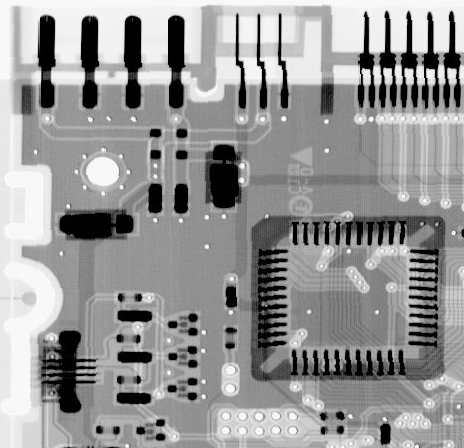
#> input picture task3/Fig01.tif, 464 x 448 px
$ python task3.py
#> lines starting #> are read from the running program, lines starting #| are printed output that depends on the picture
import cv2
import numpy as np
import matplotlib.pyplot as plt


# 反谐波均值滤波器函数
def contra_harmonic_mean_filter(image, mask_size, Q):
    # 计算需要进行填充的边界大小
    border_size = (mask_size - 1) // 2

    # 对图像进行边界填充
    padded_image = cv2.copyMakeBorder(image, border_size, border_size, border_size, border_size, cv2.BORDER_REPLICATE)

    # 创建输出图像
    filtered_image = np.zeros_like(image, dtype=np.float32)

    # 对每个像素应用滤波器
    for i in range(border_size, image.shape[0] + border_size):
        for j in range(border_size, image.shape[1] + border_size):
            # 提取滤波器窗口
            window = padded_image[i - border_size: i + border_size + 1, j - border_size: j + border_size + 1]

            # 计算反谐波均值
            numerator = np.sum(np.power(window, Q + 1))
            denominator = np.sum(np.power(window, Q))

            # 检查分母是否接近零
            if np.isclose(denominator, 0):
                filtered_image[i - border_size, j - border_size] = 0
            else:
                filtered_image[i - border_size, j - border_size] = numerator / denominator

    # 将输出图像转换为 8 位无符号整数类型
    filtered_image = cv2.convertScaleAbs(filtered_image)

    return filtered_image

# 谐波均值滤波器函数
def harmonic_mean_filter(image, mask_size):
    result_image = np.copy(image)
    pad_size = mask_size // 2

    # 循环遍历图像像素
    for i in range(pad_size, image.shape[0] - pad_size):
        for j in range(pad_size, image.shape[1] - pad_size):
            values = []

            # 创建基于掩模大小的像素窗口
            for m in range(-pad_size, pad_size + 1):
                for n in range(-pad_size, pad_size + 1):
                    values.append(1 / (image[i + m, j + n] + 1e-18))

            # 使用谐波均值滤波器公式计算结果
            result_image[i, j] = (mask_size**2) / np.sum(values)

    return result_image

# 自适应中值滤波器函数
def adaptive_median_filter(img, max_size=7):
    # 图像类型检查和转换为灰度图像
    if len(img.shape) == 3:
        gray_img = cv2.cvtColor(img, cv2.COLOR_BGR2GRAY)
    else:
        gray_img = img.copy()

    # 生成输出图像容器
    m, n = gray_img.shape
    Nmax = max_size // 2
    result_image = np.zeros_like(gray_img)

    # 循环遍历图像像素
    for i in range(Nmax, m - Nmax):
        for j in range(Nmax, n - Nmax):
            window_size = 3
            while window_size <= max_size:
                window = gray_img[i - window_size // 2:i + window_size // 2 + 1,
                                  j - window_size // 2:j + window_size // 2 + 1]

                # 使用排序数组来计算中值
                sorted_window = np.sort(window.flatten())
                median_index = len(sorted_window) // 2
                median = sorted_window[median_index]

                # 检查中值是否在窗口范围内
                if sorted_window[0] < median < sorted_window[-1]:
                    # 检查当前像素值是否为脉冲噪声
                    if sorted_window[0] < gray_img[i, j] < sorted_window[-1]:
                        result_image[i, j] = gray_img[i, j]
                    else:
                        result_image[i, j] = median
                    break
                else:
                    window_size += 2

    return result_image

# 计算 MSE 和 SNR 的函数
def calculate_metrics(original_image, processed_image):
    mse = np.mean((original_image - processed_image) ** 2)
    original_energy = np.sum(original_image ** 2)
    noise_energy = np.sum((original_image - processed_image) ** 2)
    snr = 10 * np.log10(original_energy / noise_energy)

    return mse, snr

# 读取图像
fig01 = cv2.imread('Fig01.tif', cv2.IMREAD_GRAYSCALE)
#> fig01 is the input picture: shape (448, 464); min 0, max 255, mean 150.8
fig02 = cv2.imread('Fig02.tif', cv2.IMREAD_GRAYSCALE)
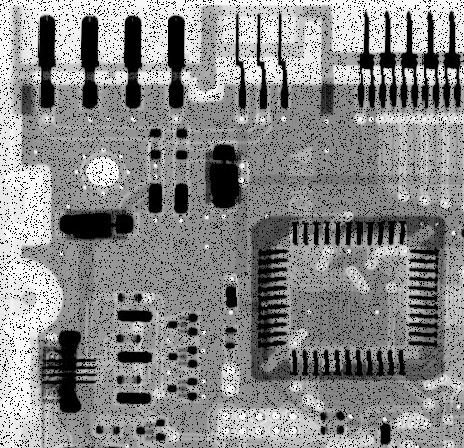
#> input picture task3/Fig02.tif, 464 x 448 px
#> fig02 is the input picture: shape (448, 464); min 0, max 255, mean 135.7
fig03 = cv2.imread('Fig03.tif', cv2.IMREAD_GRAYSCALE)
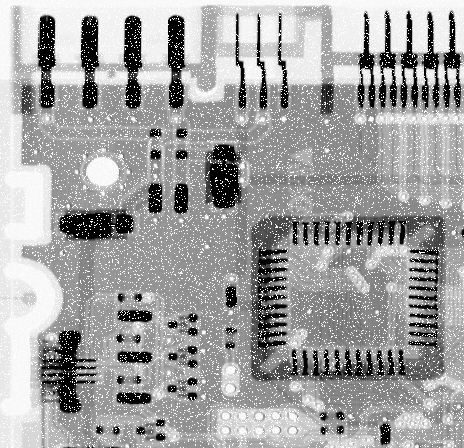
#> input picture task3/Fig03.tif, 464 x 448 px
#> fig03 is the input picture: shape (448, 464); min 0, max 255, mean 161.1
fig04 = cv2.imread('Fig04.tif', cv2.IMREAD_GRAYSCALE)
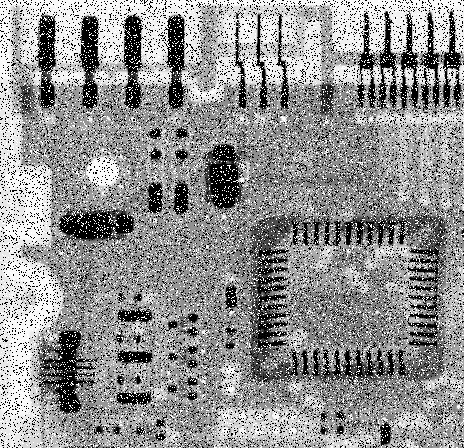
#> input picture task3/Fig04.tif, 464 x 448 px
#> fig04 is the input picture: shape (448, 464); min 0, max 255, mean 145.1

# 对图像应用滤波器
# 对第一个图像使用反谐波均值滤波
filtered_fig02_pepper = contra_harmonic_mean_filter(fig02, mask_size=3, Q=1.5)
#> in contra_harmonic_mean_filter, `padded_image = cv2.copyMakeBorder(image, border_size, border_size, bor..`:
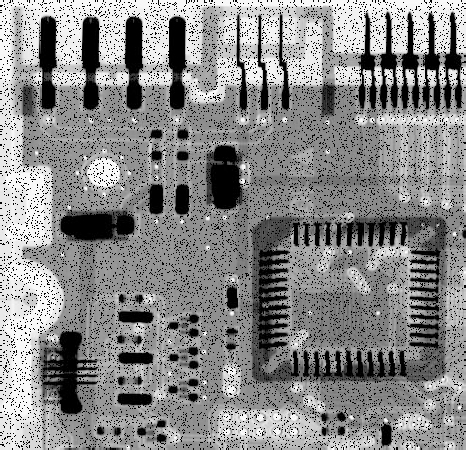
#> padded_image: shape (450, 466); min 0, max 255, mean 136.2
#> after the loop in contra_harmonic_mean_filter, `for i in range(border_size, image.shape[0] + border_size):`:
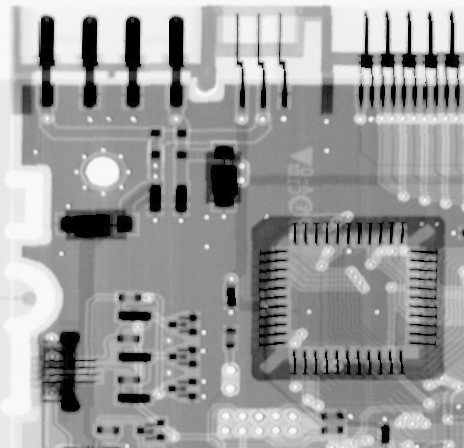
#> filtered_image: shape (448, 464) float32; min 0, max 250.5, mean 156.5
# 对第二个图像使用谐波均值滤波
filtered_fig03_salt = harmonic_mean_filter(fig03, mask_size=3)
#> after the loop in harmonic_mean_filter, `for i in range(pad_size, image.shape[0] - pad_size):`:
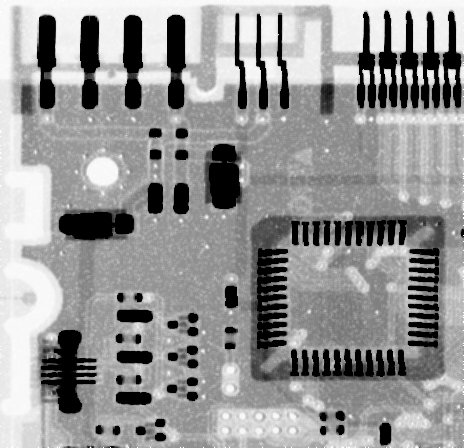
#> result_image: shape (448, 464); min 0, max 255, mean 149.3
# 对第三个图像使用自适应中值滤波
filtered_fig04 = adaptive_median_filter(fig04, 8)
#> after the loop in adaptive_median_filter, `for i in range(Nmax, m - Nmax):`:
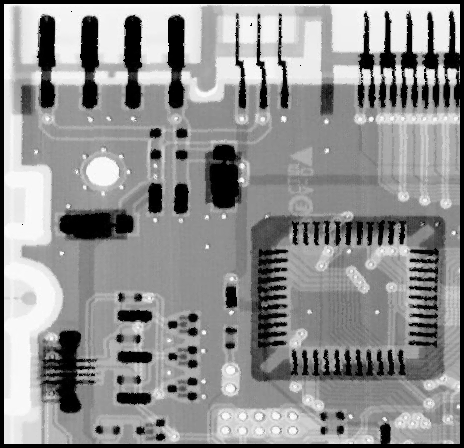
#> result_image: shape (448, 464); min 0, max 254, mean 143.8

# 计算评估指标
mse_fig02_pepper, snr_fig02_pepper = calculate_metrics(fig01, filtered_fig02_pepper)
#> in calculate_metrics, `mse = np.mean((original_image - processed_image) ** 2)`: mse = 28.63
#> in calculate_metrics, `original_energy = np.sum(original_image ** 2)`: original_energy = 20378590
#> in calculate_metrics, `noise_energy = np.sum((original_image - processed_image) ** 2)`: noise_energy = 5951812
#> in calculate_metrics, `snr = 10 * np.log10(original_energy / noise_energy)`: snr = 5.35
#> mse_fig02_pepper = 28.63; snr_fig02_pepper = 5.35
mse_fig03_salt, snr_fig03_salt = calculate_metrics(fig01, filtered_fig03_salt)
#> mse_fig03_salt = 46.37; snr_fig03_salt = 3.25
mse_fig04, snr_fig04 = calculate_metrics(fig01, filtered_fig04)
#> mse_fig04 = 13.43; snr_fig04 = 8.63

# 显示原始图像和滤波后的图像，并在标题中添加 MSE 和 SNR
plt.figure(figsize=(15, 10))

# 显示原始图像 Fig01
plt.subplot(421), plt.imshow(fig01, cmap='gray'), plt.title('Original Fig01')

# 显示原始图像 Fig02 和 滤波后的 Fig02
plt.subplot(423), plt.imshow(fig02, cmap='gray'), plt.title('Original Fig02')
plt.subplot(424), plt.imshow(filtered_fig02_pepper, cmap='gray'), plt.title(f'Filtered Fig02\nMSE: {mse_fig02_pepper:.4f}, SNR: {snr_fig02_pepper:.2f} dB')

# 显示原始图像 Fig03 和 滤波后的 Fig03
plt.subplot(425), plt.imshow(fig03, cmap='gray'), plt.title('Original Fig03')
plt.subplot(426), plt.imshow(filtered_fig03_salt, cmap='gray'), plt.title(f'Filtered Fig03\nMSE: {mse_fig03_salt:.4f}, SNR: {snr_fig03_salt:.2f} dB')

# 显示原始图像 Fig04 和 滤波后的 Fig04
plt.subplot(427), plt.imshow(fig04, cmap='gray'), plt.title('Original Fig04')
plt.subplot(428), plt.imshow(filtered_fig04, cmap='gray'), plt.title(f'Filtered Fig04\nMSE: {mse_fig04:.4f}, SNR: {snr_fig04:.2f} dB')

plt.tight_layout()
plt.show()
